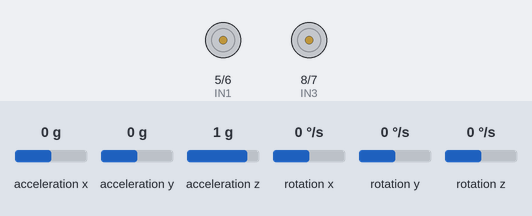
A sketch run on a simulated Arduino Uno, built with avr-gcc and run on an emulated ATmega328P. Parts: motor-driver pin pairs drawn as motors (green arrow = first pin HIGH = forward, orange = second pin HIGH = backward, longer = more drive, scaled by the enable pin). Inputs (shaded band) come from the test bench; at power-on: acceleration x 0 g, acceleration y 0 g, acceleration z 1 g, rotation x 0 °/s, rotation y 0 °/s, rotation z 0 °/s. What the sketch prints to the serial monitor is not drawn.

Above: at 1.2 s.
1.3 s: acceleration x set to -1.4 g
2.8 s: acceleration y set to -0.8 g
4.3 s: acceleration y set to -1.1 g
At 5.2 s:
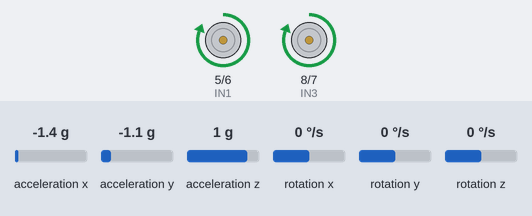
5.8 s: acceleration x set to 0.4 g
8.8 s: acceleration x set to 0.6 g
At 10.6 s:
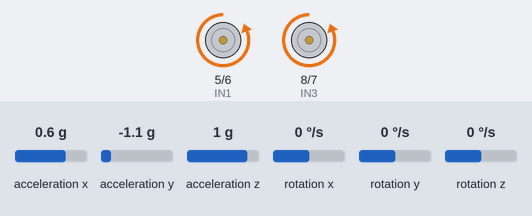
Timing chart, 0 to 12.1 s (numbered marks = the images above; inputs shaded):
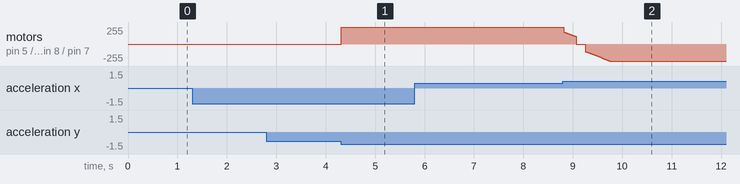

The sketch:

test_day1.ino
```cpp
#include "Wire.h"
#include <MPU6050_light.h>
#include <SoftwareSerial.h>

SoftwareSerial HC05(3, 2);  // RX, TX

char command;

MPU6050 mpu(Wire);
unsigned long previous_time = 0;  // Timer to calculate delta time

// PID Constants (Tune these for best performance)
float Kp = 150;
float Ki = 20;
float Kd = 0.01;

float setpoint = 0;  // Desired pitch angle (robot balanced at 0°)
float previous_error = 0.0;
float integral = 0.0;

float forward_offset = 0.0; // Tilt target forward by _°, adjust for speed
int forward_offset_multiplier = 0;

// Motor Driver Pins (L298)
#define ENA 9  // Left Motor Speed (PWM)
#define IN1 5    // Left Motor Direction
#define IN2 6
#define ENB 10    // Right Motor Speed (PWM)
#define IN3 8    // Right Motor Direction
#define IN4 7

void setup() {
  Serial.begin(9600);
  Wire.begin();
  Wire.setClock(400000);
  HC05.begin(9600);  //Set the baud rate to your Bluetooth module.

  byte status = mpu.begin();
  Serial.print(F("MPU6050 status: "));
  Serial.println(status);
  while (status != 0) {} // Stop if MPU6050 not connected

  mpu.setAccOffsets(0.05,-0.01,-0.08);
  mpu.setGyroOffsets(0.19, 0.94, -0.90);
  Serial.println("IMU Ready!\n");

  // Initialize Motor Pins
  pinMode(ENA, OUTPUT);
  pinMode(IN1, OUTPUT);
  pinMode(IN2, OUTPUT);
  pinMode(ENB, OUTPUT);
  pinMode(IN3, OUTPUT);
  pinMode(IN4, OUTPUT);

  // Ensure motors start OFF
  digitalWrite(IN1, LOW);
  digitalWrite(IN2, LOW);
  digitalWrite(IN3, LOW);
  digitalWrite(IN4, LOW);


}


// Function to control motors with L298
void driveMotors(float PID_value) {
  int speed = abs(PID_value);  // Convert PID output to positive for PWM
  if (speed < 40)
    speed = 0;
  else
  speed = map(speed,0,255,80,255);

  if (PID_value > 0) {  // Move Forward
    analogWrite(ENA, speed);
    digitalWrite(IN1, LOW);
    digitalWrite(IN2, HIGH);

    analogWrite(ENB, speed);
    digitalWrite(IN3, LOW);
    digitalWrite(IN4, HIGH);
  }
  else {  // Move Backward
    analogWrite(ENA, speed);
    digitalWrite(IN1, HIGH);
    digitalWrite(IN2, LOW);

    analogWrite(ENB, speed);
    digitalWrite(IN3, HIGH);
    digitalWrite(IN4, LOW);
  }
}

void loop() {
  mpu.update();  // Read sensor values and update angles

  unsigned long current_time = millis();
  float dt = (current_time - previous_time) / 1000.0;  // Time in seconds

//   Serial.print("X: ");
// Serial.print(mpu.getAngleX());
// Serial.print("  Y: ");
// Serial.print(mpu.getAngleY());
// Serial.print("  Z: ");
// Serial.println(mpu.getAngleZ());

if (HC05.available() > 0) {
    command = HC05.read();

    // Stop(); //initialize with motors stoped

    Serial.print("Received: ");
    Serial.println(command);


      switch (command) {
        case 'F':
          forward_offset_multiplier = 1;
          break;
        case 'B':
          forward_offset_multiplier = -1;
          break;
        case '0':
          forward_offset = 0;
          break;
        case '1':
          forward_offset = 0.2;
          break;
        case '2':
          forward_offset = 0.5;
          break;
        case '3':
          forward_offset = 0.9;
          break;
        case '4':
          forward_offset = 1.2;
          break;
        case '5':
          forward_offset = 1.7;
          break;
        case '6':
          forward_offset = 2.0;
          break;
        case '7':
          forward_offset = 2.3;
          break;
        case '8':
          forward_offset = 2.6;
          break;
        case '9':
          forward_offset = 2.8;
          break;
        case 'q':
          forward_offset = 3.0;
          break;
        case 'S':
          forward_offset_multiplier = 0;
          break;
      }
      Serial.print('Mult: ');
      Serial.print(forward_offset_multiplier);
      Serial.print(', offs: ');
      Serial.println(forward_offset);
}

  if (dt >= 0.01) {  // Run every 10ms

    float pitch = mpu.getAngleY();  // Use Y-axis as pitch

     float target = setpoint + forward_offset_multiplier * forward_offset;

    // Calculate PID
    float error = target - pitch;
    integral += error * dt;  // dt = 10ms = 0.01s
    float derivative = (error - previous_error) / dt;
    float PID_value = (Kp * error) + (Ki * integral) + (Kd * derivative);
    previous_error = error;

    // Limit PID output
    if (PID_value > 255) PID_value = 255;
    if (PID_value < -255) PID_value = -255;

    // Optional: Stop if bot tilts too far
    if (abs(pitch) > 45) {
      stopMotors();
    } else {
      driveMotors(PID_value);  // Control motors based on PID output
    }

    previous_time = current_time;  // Update time
  }
  delay(25);
}


// Function to stop both motors
void stopMotors() {
  analogWrite(ENA, 0);
  analogWrite(ENB, 0);
  digitalWrite(IN1, LOW);
  digitalWrite(IN2, LOW);
  digitalWrite(IN3, LOW);
  digitalWrite(IN4, LOW);
}
```

Measured:
- the behaviour switches between -0.9 and -1 g on acceleration y (found by bisection; images 0 and 1)
- the behaviour switches between 0.5 and 0.6 g on acceleration x (found by bisection; images 1 and 2)
- after the input at 2.8 s, every drawn part: stays the same
- after the input at 4.3 s, motor on pin 5 (IN1) / pin 6 (IN2), motor on pin 8 (IN3) / pin 7 (IN4): stopped → forward 255/255 at once
- after the input at 5.8 s, every drawn part: stays the same
